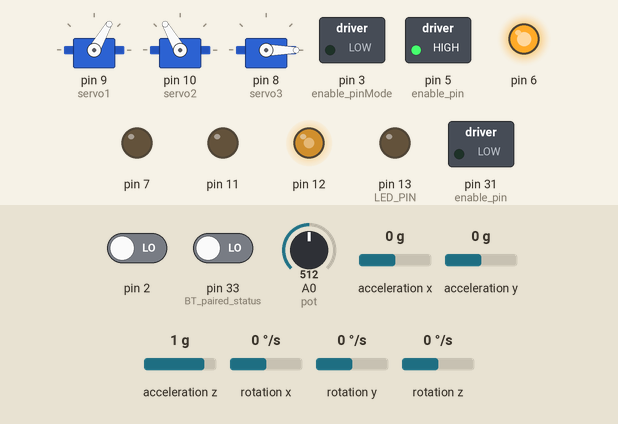
A sketch run on a simulated Arduino Mega 2560, built with avr-gcc and run on an emulated ATmega2560. Shown: 3 × servo, switched loads named in the sketch (green lamp = pin HIGH), output pins drawn as LEDs (lit = HIGH). The test bench sets the inputs (shaded band); at power-on: acceleration x 0 g, A0 (pot) = 512, acceleration y 0 g, acceleration z 1 g, pin 2 LOW, pin 33 (BT_paired_status) LOW, rotation x 0 °/s, rotation y 0 °/s, rotation z 0 °/s. The sensor or clock chip raises its interrupt line as the real part does; what the sketch prints to the serial monitor is not drawn.

Above: at 1.7 s.
1.8 s: acceleration x set to -1.4 g
At 2.4 s:
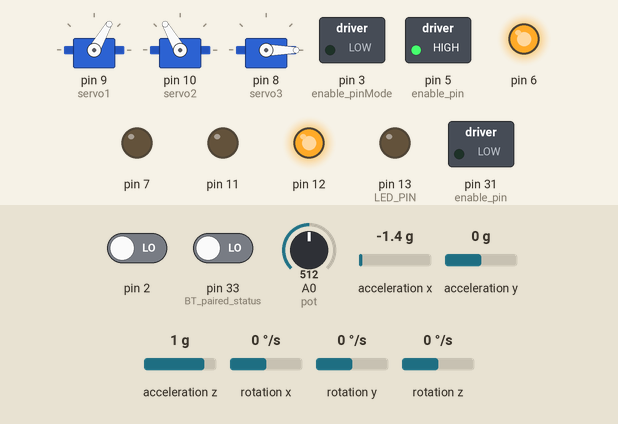
3.3 s: A0 (pot) set to 500
At 4.5 s:
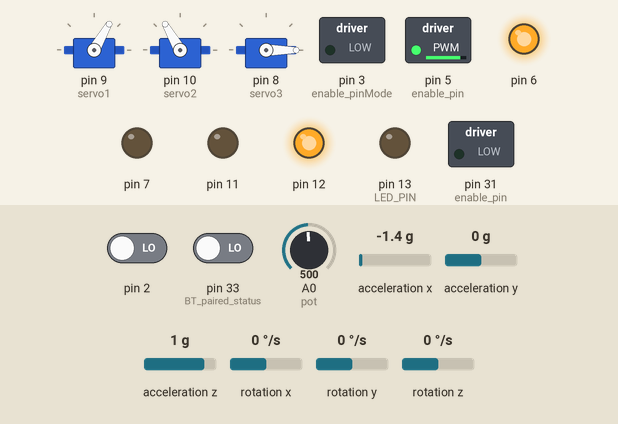
4.8 s: acceleration y set to -1.4 g
At 5.5 s:
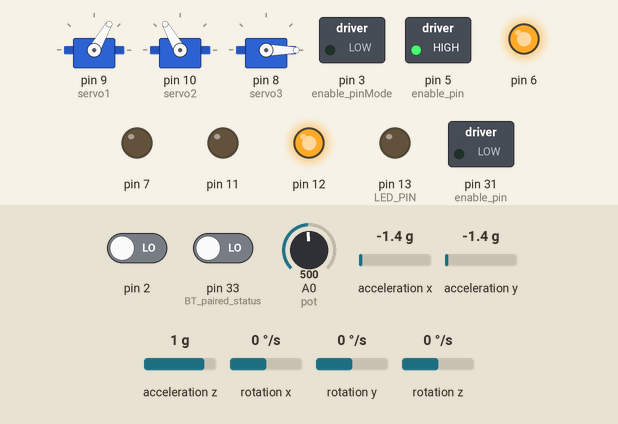
6.3 s: acceleration z set to -1.4 g
At 7.0 s:
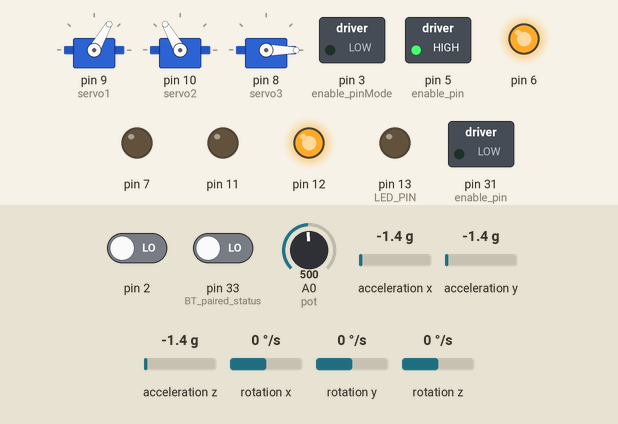
7.8 s: A0 (pot) set to 306
At 8.9 s:
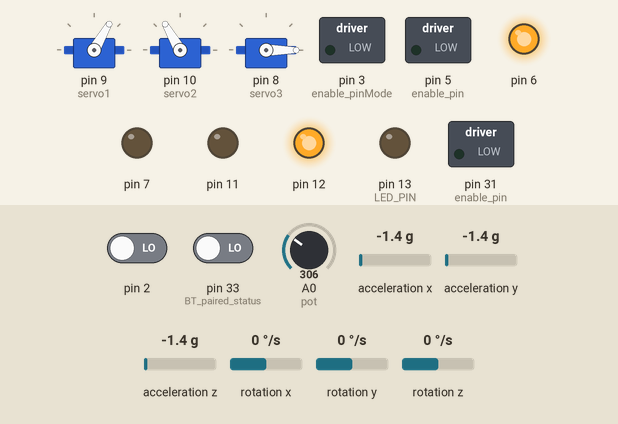
9.3 s: acceleration x set to -0.8 g
At 10.4 s:
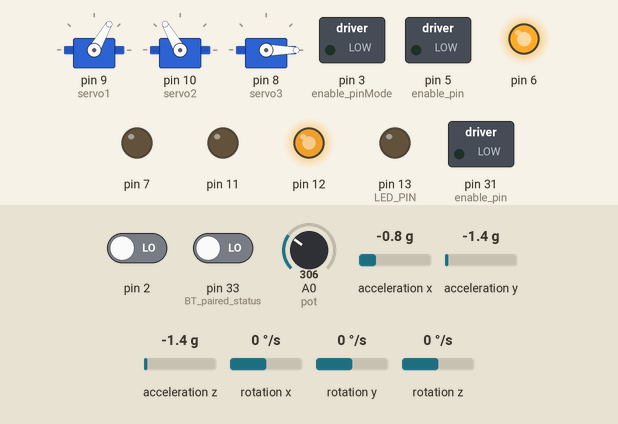
Timing chart, 0 to 11.8 s (numbered marks = the images above; inputs shaded):
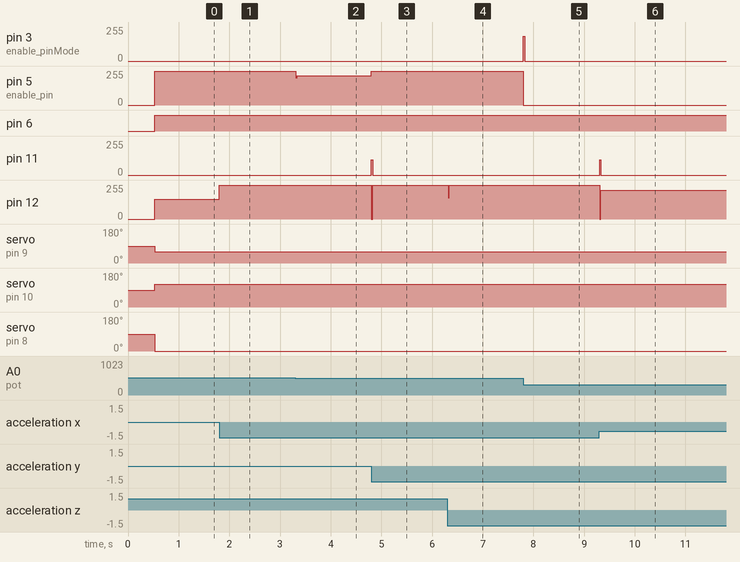

Measured:
- after the input at 1.8 s, pin 12: 150/255 → 255/255 at once
- after the input at 3.3 s, pin 5 (enable_pin): 255/255 → 218/255 at once
- after the input at 4.8 s, pin 5 (enable_pin): 218/255 → 255/255 at once; pin 11: 0/255 → 115/255 at once, → 0/255 0.02 s later; pin 12: 255/255 → 0/255 at once, → 255/255 0.02 s later
- after the input at 6.3 s, pin 12: 255/255 → 158/255 at once, → 255/255 0.02 s later
- after the input at 7.8 s, pin 3 (enable_pinMode): 0/255 → 187/255 at once, → 0/255 0.02 s later; pin 5 (enable_pin): 255/255 → 0/255 at once
- after the input at 9.3 s, pin 11: 0/255 → 115/255 at once, → 0/255 0.02 s later; pin 12: 255/255 → 216/255 at once

The sketch:

Droid13.ino
```cpp
// I2C device class (I2Cdev) demonstration Arduino sketch for MPU6050 class using DMP (MotionApps v2.0)
// 6/21/2012 by Jeff Rowberg <jeff@rowberg.net>
// Updates should (hopefully) always be available at https://github.com/jrowberg/i2cdevlib
//
// Changelog:
//      2013-05-08 - added seamless Fastwire support
//                 - added note about gyro calibration
//      2012-06-21 - added note about Arduino 1.0.1 + Leonardo compatibility error
//      2012-06-20 - improved FIFO overflow handling and simplified read process
//      2012-06-19 - completely rearranged DMP initialization code and simplification
//      2012-06-13 - pull gyro and accel data from FIFO packet instead of reading directly
//      2012-06-09 - fix broken FIFO read sequence and change interrupt detection to RISING
//      2012-06-05 - add gravity-compensated initial reference frame acceleration output
//                 - add 3D math helper file to DMP6 example sketch
//                 - add Euler output and Yaw/Pitch/Roll output formats
//      2012-06-04 - remove accel offset clearing for better results (thanks Sungon Lee)
//      2012-06-01 - fixed gyro sensitivity to be 2000 deg/sec instead of 250
//      2012-05-30 - basic DMP initialization working

/* ============================================
I2Cdev device library code is placed under the MIT license
Copyright (c) 2012 Jeff Rowberg

Permission is hereby granted, free of charge, to any person obtaining a copy
of this software and associated documentation files (the "Software"), to deal
in the Software without restriction, including without limitation the rights
to use, copy, modify, merge, publish, distribute, sublicense, and/or sell
copies of the Software, and to permit persons to whom the Software is
furnished to do so, subject to the following conditions:

The above copyright notice and this permission notice shall be included in
all copies or substantial portions of the Software.

THE SOFTWARE IS PROVIDED "AS IS", WITHOUT WARRANTY OF ANY KIND, EXPRESS OR
IMPLIED, INCLUDING BUT NOT LIMITED TO THE WARRANTIES OF MERCHANTABILITY,
FITNESS FOR A PARTICULAR PURPOSE AND NONINFRINGEMENT. IN NO EVENT SHALL THE
AUTHORS OR COPYRIGHT HOLDERS BE LIABLE FOR ANY CLAIM, DAMAGES OR OTHER
LIABILITY, WHETHER IN AN ACTION OF CONTRACT, TORT OR OTHERWISE, ARISING FROM,
OUT OF OR IN CONNECTION WITH THE SOFTWARE OR THE USE OR OTHER DEALINGS IN
THE SOFTWARE.
===============================================
*/

// I2Cdev and MPU6050 must be installed as libraries, or else the .cpp/.h files
// for both classes must be in the include path of your project
#include "I2Cdev.h"

#include "MPU6050_6Axis_MotionApps20.h"
//#include "MPU6050.h" // not necessary if using MotionApps include file

// Arduino Wire library is required if I2Cdev I2CDEV_ARDUINO_WIRE implementation
// is used in I2Cdev.h

#include "Wire.h"

#include <PID_v1.h>  //PID loop from http://playground.arduino.cc/Code/PIDLibrary

#include <Servo.h>

Servo servo1;
Servo servo2;
Servo servo3;


// class default I2C address is 0x68
// specific I2C addresses may be passed as a parameter here
// AD0 low = 0x68 (default for SparkFun breakout and InvenSense evaluation board)
// AD0 high = 0x69
MPU6050 mpu;
//MPU6050 mpu(0x69); // <-- use for AD0 high

/* =========================================================================
   NOTE: In addition to connection 3.3v, GND, SDA, and SCL, this sketch
   depends on the MPU-6050's INT pin being connected to the Arduino's
   external interrupt #0 pin. On the Arduino Uno and Mega 2560, this is
   digital I/O pin 2.
 * ========================================================================= */

/* =========================================================================
   NOTE: Arduino v1.0.1 with the Leonardo board generates a compile error
   when using Serial.write(buf, len). The Teapot output uses this method.
   The solution requires a modification to the Arduino USBAPI.h file, which
   is fortunately simple, but annoying. This will be fixed in the next IDE
   release. For more info, see these links:

   http://arduino.cc/forum/index.php/topic,109987.0.html
   http://code.google.com/p/arduino/issues/detail?id=958
 * ========================================================================= */


// uncomment "OUTPUT_READABLE_YAWPITCHROLL" if you want to see the yaw/
// pitch/roll angles (in degrees) calculated from the quaternions coming
// from the FIFO. Note this also requires gravity vector calculations.
// Also note that yaw/pitch/roll angles suffer from gimbal lock (for
// more info, see: http://en.wikipedia.org/wiki/Gimbal_lock)
#define OUTPUT_READABLE_YAWPITCHROLL


#define LED_PIN 13 // (Arduino is 13, Teensy is 11, Teensy++ is 6)
bool blinkState = false;

// MPU control/status vars
bool dmpReady = false;  // set true if DMP init was successful
uint8_t mpuIntStatus;   // holds actual interrupt status byte from MPU
uint8_t devStatus;      // return status after each device operation (0 = success, !0 = error)
uint16_t packetSize;    // expected DMP packet size (default is 42 bytes)
uint16_t fifoCount;     // count of all bytes currently in FIFO
uint8_t fifoBuffer[64]; // FIFO storage buffer

// orientation/motion vars
Quaternion q;           // [w, x, y, z]         quaternion container
VectorInt16 aa;         // [x, y, z]            accel sensor measurements
VectorInt16 aaReal;     // [x, y, z]            gravity-free accel sensor measurements
VectorInt16 aaWorld;    // [x, y, z]            world-frame accel sensor measurements
VectorFloat gravity;    // [x, y, z]            gravity vector
float euler[3];         // [psi, theta, phi]    Euler angle container
float ypr[3];           // [yaw, pitch, roll]   yaw/pitch/roll container and gravity vector

// XRobots vars

int ch1;
int ch2;
int ch3;
int ch3a;
int ch4;
int ch4a;
int ch5;
int ch5a;
int ch6;
int ch6a;
int but1 = 1;
int but2 = 1;
int but3 = 1;
int but4 = 1;
int but5 = 1;
int but6 = 1;

int varServo1;
int varServo2;

float roll;
float pitch;
float bodge = 7;

int pot;
int BTstate = 0;

double Pk1 = 13.5;  //speed it gets there
double Ik1 = 0;
double Dk1 = 0.05;
double Setpoint1, Input1, Output1, Output1a;    // PID variables - tousers SERVO

PID PID1(&Input1, &Output1, &Setpoint1, Pk1, Ik1 , Dk1, DIRECT);    // PID Setup - tousers SERVO


double Pk2 = 0.6; // position it goes to
double Ik2 = 0;
double Dk2 = 0;
double Setpoint2, Input2, Output2, Output2a;    // PID variables - Trouser stability

PID PID2(&Input2, &Output2, &Setpoint2, Pk2, Ik2 , Dk2, DIRECT);    // PID Setup - Trouser stability


double Pk3 = 3; // position it goes to
double Ik3 = 0;
double Dk3 = 0.5;
double Setpoint3, Input3, Output3, Output3a;    // PID variables - Main drive motor

PID PID3(&Input3, &Output3, &Setpoint3, Pk3, Ik3 , Dk3, DIRECT);    // Main drive motor


// ================================================================
// ===               INTERRUPT DETECTION ROUTINE                ===
// ================================================================

volatile bool mpuInterrupt = false;     // indicates whether MPU interrupt pin has gone high
void dmpDataReady() {
    mpuInterrupt = true;
}


// ================================================================
// ===                      INITIAL SETUP                       ===
// ================================================================

void setup() {
    // join I2C bus (I2Cdev library doesn't do this automatically)

    Wire.begin();
    TWBR = 24; // 400kHz I2C clock (200kHz if CPU is 8MHz). Comment this line if having compilation difficulties with TWBR.

    // initialize serial communication
    // (115200 chosen because it is required for Teapot Demo output, but it's
    // really up to you depending on your project)
    Serial.begin(115200);
    Serial1.begin(115200);
    while (!Serial); // wait for Leonardo enumeration, others continue immediately

    // NOTE: 8MHz or slower host processors, like the Teensy @ 3.3v or Ardunio
    // Pro Mini running at 3.3v, cannot handle this baud rate reliably due to
    // the baud timing being too misaligned with processor ticks. You must use
    // 38400 or slower in these cases, or use some kind of external separate
    // crystal solution for the UART timer.

    // initialize device
    Serial.println(F("Initializing I2C devices..."));
    mpu.initialize();

    // verify connection
    Serial.println(F("Testing device connections..."));
    Serial.println(mpu.testConnection() ? F("MPU6050 connection successful") : F("MPU6050 connection failed"));

    /* // wait for ready
    Serial.println(F("\nSend any character to begin DMP programming and demo: "));
    while (Serial.available() && Serial.read()); // empty buffer
    while (!Serial.available());                 // wait for data
    while (Serial.available() && Serial.read()); // empty buffer again

    */

    // load and configure the DMP
    Serial.println(F("Initializing DMP..."));
    devStatus = mpu.dmpInitialize();

    // supply your own gyro offsets here, scaled for min sensitivity
    mpu.setXGyroOffset(220);
    mpu.setYGyroOffset(76);
    mpu.setZGyroOffset(-85);
    mpu.setZAccelOffset(1788); // 1688 factory default for my test chip

    // make sure it worked (returns 0 if so)
    if (devStatus == 0) {
        // turn on the DMP, now that it's ready
        Serial.println(F("Enabling DMP..."));
        mpu.setDMPEnabled(true);

        // enable Arduino interrupt detection
        Serial.println(F("Enabling interrupt detection (Arduino external interrupt 0)..."));
        attachInterrupt(0, dmpDataReady, RISING);
        mpuIntStatus = mpu.getIntStatus();

        // set our DMP Ready flag so the main loop() function knows it's okay to use it
        Serial.println(F("DMP ready! Waiting for first interrupt..."));
        dmpReady = true;

        // get expected DMP packet size for later comparison
        packetSize = mpu.dmpGetFIFOPacketSize();
    } else {
        // ERROR!
        // 1 = initial memory load failed
        // 2 = DMP configuration updates failed
        // (if it's going to break, usually the code will be 1)
        Serial.print(F("DMP Initialization failed (code "));
        Serial.print(devStatus);
        Serial.println(F(")"));
    }

    // configure LED for output
    pinMode(LED_PIN, OUTPUT);

    pinMode(31, OUTPUT);  // enable pin
    pinMode(33, INPUT);  // BT paired status
    pinMode(3, OUTPUT);  // enable pinMode
    pinMode(5, OUTPUT);  // enable pin

    servo1.attach(9);
    servo2.attach(10);
    servo3.attach(8);


    // *********** PID setup ***********

    PID1.SetMode(AUTOMATIC);              // PID Setup - trousers SERVO
    PID1.SetOutputLimits(-255, 255);
    PID1.SetSampleTime(20);

    PID2.SetMode(AUTOMATIC);              // PID Setup - trousers Stability
    PID2.SetOutputLimits(-255, 255);
    PID2.SetSampleTime(20);

    PID3.SetMode(AUTOMATIC);              // PID Setup - main drive motor
    PID3.SetOutputLimits(-255, 255);
    PID3.SetSampleTime(20);


    }


// ================================================================
// ===                    MAIN PROGRAM LOOP                     ===
// ================================================================

void loop() {
    // if programming failed, don't try to do anything
    if (!dmpReady) return;

    // wait for MPU interrupt or extra packet(s) available
    while (!mpuInterrupt && fifoCount < packetSize) {
        // other program behavior stuff here
        // .
        // .
        // .
        // if you are really paranoid you can frequently test in between other
        // stuff to see if mpuInterrupt is true, and if so, "break;" from the
        // while() loop to immediately process the MPU data
        // .
        // .
        // .
    }

    // reset interrupt flag and get INT_STATUS byte
    mpuInterrupt = false;
    mpuIntStatus = mpu.getIntStatus();

    // get current FIFO count
    fifoCount = mpu.getFIFOCount();

    // check for overflow (this should never happen unless our code is too inefficient)
    if ((mpuIntStatus & 0x10) || fifoCount == 1024) {
        // reset so we can continue cleanly
        mpu.resetFIFO();
        Serial.println(F("FIFO overflow!"));

    // otherwise, check for DMP data ready interrupt (this should happen frequently)
    } else if (mpuIntStatus & 0x02) {
        // wait for correct available data length, should be a VERY short wait
        while (fifoCount < packetSize) fifoCount = mpu.getFIFOCount();

        // read a packet from FIFO
        mpu.getFIFOBytes(fifoBuffer, packetSize);
        //mpu.resetFIFO();  // added by XRobots

        // track FIFO count here in case there is > 1 packet available
        // (this lets us immediately read more without waiting for an interrupt)
        fifoCount -= packetSize;

        #ifdef OUTPUT_READABLE_YAWPITCHROLL
            // display Euler angles in degrees
            mpu.dmpGetQuaternion(&q, fifoBuffer);
            mpu.dmpGetGravity(&gravity, &q);
            mpu.dmpGetYawPitchRoll(ypr, &q, &gravity);


            // ****************XRobots main loop code*****************************//

            pitch = (ypr[1] * 180/M_PI);
            roll = (ypr[2] * 180/M_PI);
/*
            Serial.print("Roll: ");
            Serial.print(roll);
            Serial.print("  Pitch: ");
            Serial.print(pitch);
*/
         #endif


    if (Serial1.available() > 0) {

    // look for the next valid integer in the incoming serial stream:

        ch1 = Serial1.parseInt();
        ch2 = Serial1.parseInt();
        ch3 = Serial1.parseInt();
        ch4 = Serial1.parseInt();
        ch5 = Serial1.parseInt();
        ch6 = Serial1.parseInt();
        but1 = Serial1.parseInt();
        but2 = Serial1.parseInt();
        but3 = Serial1.parseInt();
        but4 = Serial1.parseInt();  //enable pin
        but5 = Serial1.parseInt();
        but6 = Serial1.parseInt();


        // look for the newline. That's the end of your sentence:
        if (Serial1.read() == '\n') {
        }
             }
/*
        Serial.print ("  Remote: ");
        Serial.print (ch1);
        Serial.print (" , ");
        Serial.print (ch2);
        Serial.print (" , ");
        Serial.print (ch3);
        Serial.print (" , ");
        Serial.print (ch4);
        Serial.print (" , ");
        Serial.print (ch5);
        Serial.print (" , ");
        Serial.print (ch6);
        Serial.print (" , ");
        Serial.print (but1);
        Serial.print (" , ");
        Serial.print (but2);
        Serial.print (" , ");
        Serial.print (but3);
        Serial.print (" , ");
        Serial.print (but4);  //enable pin
        Serial.print (" , ");
        Serial.print (but5);
        Serial.print (" , ");
        Serial.println (but6);
*/


        //********** BT enable******************

        BTstate = digitalRead(33);

        if(but4 == 0 && BTstate == 1) {
          digitalWrite(31, HIGH);

          }
        else if (but4 == 1 || BTstate == 0) {
          digitalWrite(31, LOW);
        }

        //**********Trousers stability PID**************

         pot = analogRead(A0);   // read trousers pot

         Input2 = (roll*-1)+bodge;   // ****add a bit to the IMU to get the real middle point

         Setpoint2 = map(ch2, 0,512,30,-30);
         Setpoint2 = constrain(Setpoint2, -45,45);
         PID2.Compute();
         Setpoint1 = Output2;

         pot = map(pot, 0, 1024, -255,255);
         pot = pot+36;

         Input1  = pot;
         Input1 = constrain(Input1,-45,45);
         Setpoint1 = constrain(Setpoint1, -45,45);

         PID1.Compute();

         // ************** drive trousers motor *************

         if (Output1 <= -1)                                      // decide which way to turn the wheels based on deadSpot variable
            {
            Output1a = abs(Output1);
            analogWrite(5, Output1a);                                // set PWM pins
            analogWrite(3, 0);
            }
         else if (Output1 >= 1)                          // decide which way to turn the wheels based on deadSpot variable
            {
            Output1a = abs(Output1);
            analogWrite(3, Output1a);
            analogWrite(5, 0);
            }
         else
            {
            analogWrite(5, 0);
            analogWrite(3, 0);
            }

         //***************Main Drive PID***************

         Input3 = pitch;

         Setpoint3 = map(ch1, 0,512,50,-50);
         PID3.Compute();


         if (Output3 <= 0)                                      // decide which way to turn the wheels based on deadSpot variable
            {
            Output3a = abs(Output3);
            analogWrite(11, Output3a);                                // set PWM pins
            analogWrite(12, 0);
            }
         else if (Output3 > 0)                          // decide which way to turn the wheels based on deadSpot variable
            {
            Output3a = abs(Output3);
            analogWrite(12, Output3a);
            analogWrite(11, 0);
            }

         //****************move head servo******************

         ch3a=map(ch3,50,570,0,180);
         ch3a = ch3a-(pitch*4.5);
         ch3a=constrain(ch3a,0,180);

         varServo1 = ch3a;
         varServo2 = ch3a;

         ch4a=map(ch4,0,512,-50,50);
         //ch4a = ch4a-(roll*0.5);  //attempt to use the head to stabilise

         varServo1 = varServo1-ch4a;
         varServo2 = varServo2+ch4a;


         varServo2 = map(varServo2,0,180,180,0);

         varServo1 = constrain(varServo1,10,170);
         varServo2 = constrain(varServo2,10,170);


         if (but4 == 1) {      // enable pin is off
          servo1.write(60);    //set servos to back/middle position
          servo2.write(120);
         }

         else if (but4 == 0) {
         servo1.write(varServo1);    //set servos to stick positions
         servo2.write(varServo2);
         }

         //****************spin flywheel***************************

         ch6a = map(ch6,0,512,-255,255);

         if (ch6a <= -10)                                      // decide which way to turn the wheels based on deadSpot variable
         {
            ch6a = abs(ch6a);
            analogWrite(6, ch6a);                                // set PWM pins
            analogWrite(7, 0);
            }
         else if (ch6a > 10)                          // decide which way to turn the wheels based on deadSpot variable
            {
            ch6a = abs(ch6a);
            analogWrite(7, ch6a);
            analogWrite(6, 0);
            }

         else {
            analogWrite(7, 0);
            analogWrite(6, 0);
         }

         //********************* turn head***************************

         ch5a = map(ch5, 0,512,0,180);

         servo3.write(ch5a);


    }
}
```
